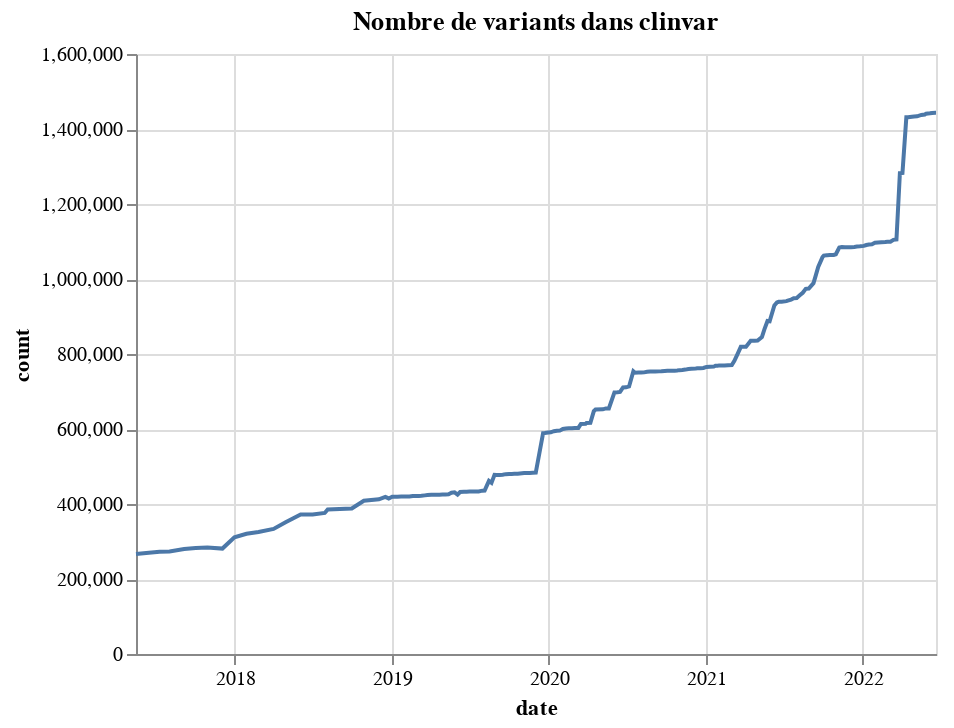

Here is the notebook cell this chart was saved with:
### Code cell
alt.Chart(stat_df).mark_line().encode(x="date",y="count").properties(title="Nombre de variants dans clinvar")

### Figure 1 — Vega-Lite specification as saved in the notebook (floating-point values rounded to 4 significant figures; data arrays with more than 128 entries replaced by an {"elided": "..."} marker saying what was removed)
{"config": {"view": {"continuousWidth": 400, "continuousHeight": 300}}, "data": {"name": "data-7a743c3ae1b0f83fec3dc5524dc73b1e"}, "mark": "line", "encoding": {"x": {"field": "date", "type": "temporal"}, "y": {"field": "count", "type": "quantitative"}}, "title": "Nombre de variants dans clinvar", "$schema": "https://vega.github.io/schema/vega-lite/v4.17.0.json", "datasets": {"data-7a743c3ae1b0f83fec3dc5524dc73b1e": {"elided": "206 records"}}}
